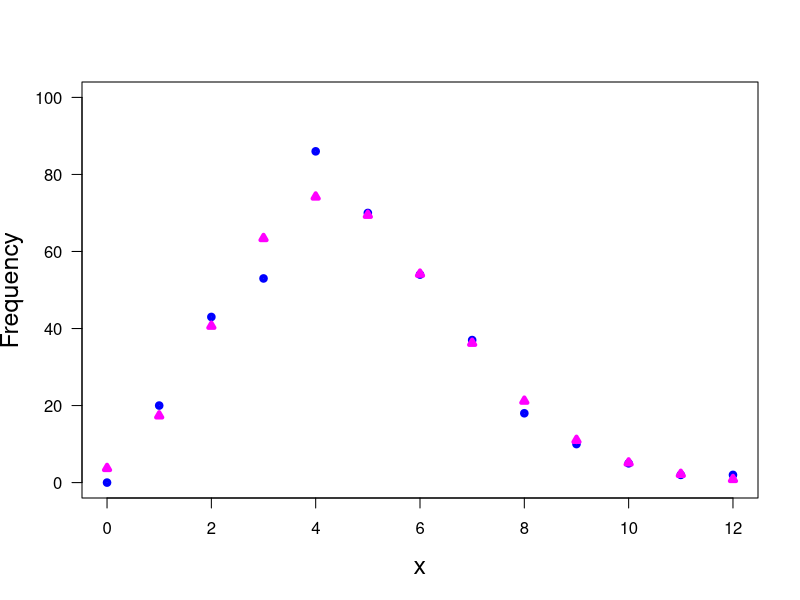

The R source for this figure:
print('file: SolutionFisher25Poisson.R')
# EXERCISE & SOLUTION: Fisher (1925, Table 14) Poisson
# Remark: The expected frequencies given by Fisher in Table 14 are derived from
# the Poisson distribution with $\lambda = 4.68$ (the value estimated from the 
# original values given in Table 5) and the total number 400. The first frequency 
# value, 21.08, is the sum of the values 3.71 and 17.37 for 0 and 1, respectively. 
# The last value, 8.66, is the sum of all values from 10 to infinity. 
# For details of the calculation see the R code:
# Original data: Table 5
xp0 = seq(0,12)                             # original data 
fobs0=c(0,20,43,53,86,70,54,37,18,10,5,2,2) # original data (Table 5)
total0 = sum(fobs0)
print('Lumped data: Table 14')
lambdaEst0 = sum(fobs0*xp0)/total0   # estimate lambda
xp = seq(1,10)                       # lumped (Table 14)
fobs=c(20,43,53,86,70,54,37,18,10,9) # lumped (Table 14)
total = sum(fobs)
print('Expected frequencies')
fexp0 = dpois(xp0,lambdaEst0)*total
print('Lump expected frequencies')
fexp1 = numeric(10)
fexp1[1] = fexp0[1] + fexp0[2]  # lump 0 and 1
fexp1[2:9] = fexp0[3:10]
fexp1[10] = total0-sum(fexp1[1:9]) # lump right tail
chisq1 = sum((fobs-fexp1)^2/fexp1)
nu = length(fexp1) - 2 # 2 constraints: total & lambda
p = (1-pchisq(q=chisq1,df=nu))
# png('Fisher25Poisson190415.png',width=16,height=16,units='cm',res=300)
plot(xp0,fobs0,type='p',lwd=4,col='blue',xlab='x',ylab='Frequency',las=1,cex=0.6,
     ylim=c(0,100),cex.lab=1.5)
points(xp0,fexp0,col='magenta',lwd=4,pch=24,cex=0.6)
# dev.off()
